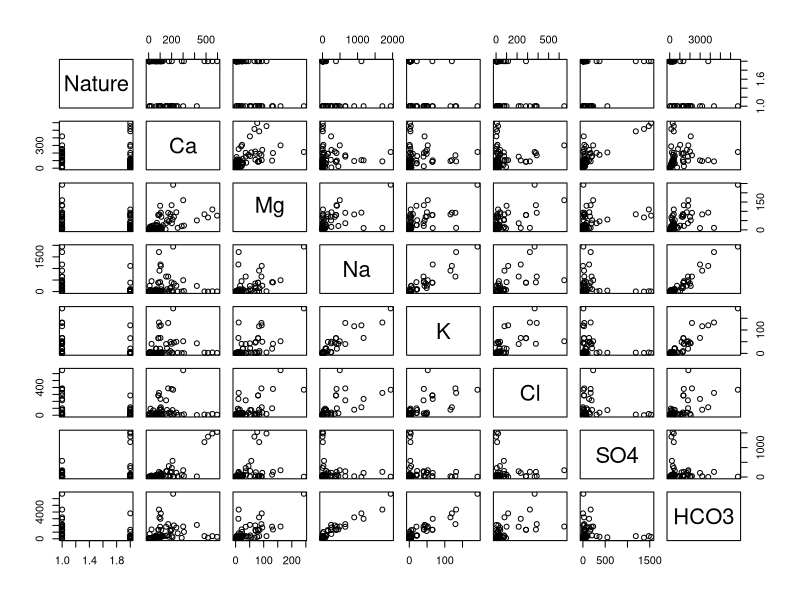
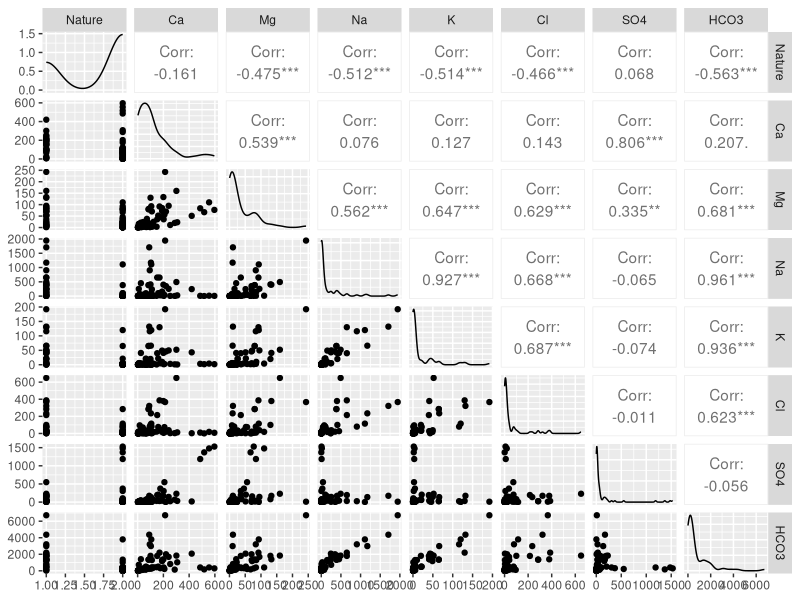
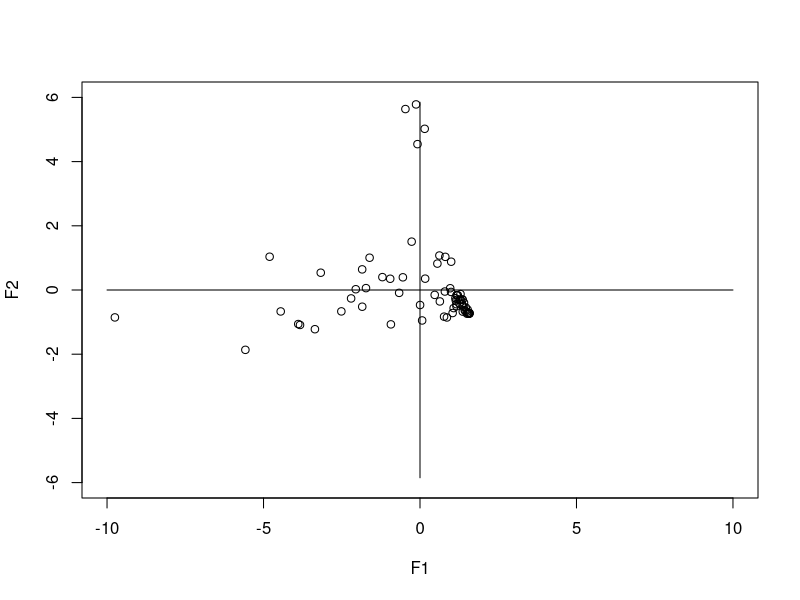
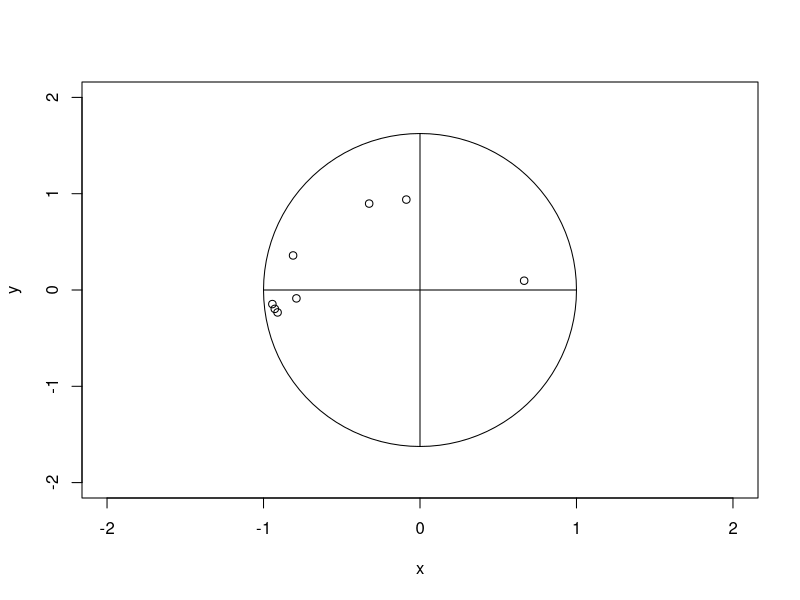

The R script that drew these images, in order:
library(dplyr)
library(GGally)
library(plotrix)

#######################################
# UTILS
#######################################
# Nombre de données manquantes par variable
missingDataPerVariable <- function(datatset){
  for (i in 1:ncol(datatset)) {
    vec <- is.na(datatset[,i])
    count <- sum(vec)
    cat(names(datatset)[i] , " " , count, "\n")
  }
}

#######################################
# Importation du jeu de donnees
#######################################
setwd("C:/Users/Delpl/Desktop/ADD-Project/")
EauxFM <- read.table("EauxFM.txt", header=T, na.string="NA", dec=".", sep='\t')

# Verification de la dimension du jeu de donnees
myDataset.dim = dim(EauxFM) # OK si 95 12

#######################################
# Nettoyage du jeu de donnees
#######################################
# Jeu de données principal (Eaux de France)
France <- subset(EauxFM, Pays == "France")
# Jeu de données supplementaire (Eaux du Maroc)
Maroc <- subset(EauxFM, Pays == "Maroc")

# Lignes ayant des donnees manquantes (NA) en France
FranceLinesWithNA <- which(is.na(France),arr.ind=TRUE)[,1]
FranceNA <- France[FranceLinesWithNA,]

# On affiche le nombre d'individus ayant des donnees manquantes par variable
missingDataPerVariable(FranceNA)

# Il faut retirer les variables NO3 et PH car il y a 30 individus ayant un NA dans ces variables en France

# Jeu de données principal sans le NO3, le PH et le Pays
FranceWithoutNO3PH <- select(France,-c(NO3,PH,Pays))

# On affiche le nombre d'individus ayant des données manquantes par variable
missingDataPerVariable(FranceWithoutNO3PH)

# On a diminue considerablement le nombre d'individus ayant des donnees manquantes

# On retire les derniers individus ayant des donnees manquantes
FranceLinesWithNA <- which(is.na(FranceWithoutNO3PH),arr.ind=TRUE)[,1]
myDataset.CleanFrance <- FranceWithoutNO3PH[-FranceLinesWithNA,]

# On change la variable qualitative en variable quantitative (la Nature)
myDataset.CleanFrance$Nature <- as.numeric(factor(myDataset.CleanFrance$Nature))

# On verifie qu'il n'y a plus d'individus ayant des donnees manquantes
missingDataPerVariable(myDataset.CleanFrance)


#######################################
# Description univariee
#######################################
# Analyse univariee avec la fonction "summary" proposee par R (pas tres interessant)
summary(myDataset.CleanFrance)
  
#######################################
# Description bivariee
#######################################
# Premiere analyse bivariee du dataste avec la fonction "pairs"
pairs(myDataset.CleanFrance[,2:ncol(myDataset.CleanFrance)]) # On retire la première colonne (Nom) elle ne sert à rien ici

# On fait une analyse bivariee du dataset avec "ggpairs" pour avoir plus d'informations qu'avec la fonction "pairs"
ggpairs(myDataset.CleanFrance[,2:ncol(myDataset.CleanFrance)]) # On retire la première colonne (Nom) elle ne sert à rien ici

#######################################
# Description multivariee (ACP)
#######################################
# Retourne la matrice centree-reduite XCR
get_XCR <- function(X){
  return(scale(X, scale=TRUE))
}

# Retourne la matrice diagonale D
get_D <- function(X){
  n <- nrow(X)
  return(diag(n)/(n-1))
}

# Retourne la matrice de variances-covariances S
get_S <- function(X){
  XCR <- get_XCR(X)
  return(t(XCR) %*% get_D(X) %*% XCR)
}

# Retourne les valeurs propres
get_LambdasAndEigenVectors <- function(X){
  eig = eigen(get_S(X))
  
  roundedLambdas = round(eig$values, 10)
  roundedLambdas = roundedLambdas[roundedLambdas != 0]
  
  vectors = eig$vectors[,1:length(roundedLambdas)]
  
  return(list("lambdas" = roundedLambdas, "vectors" = vectors))
}

# Retourne la somme des lambdas
get_SumLambdasValues <- function(X){
  lambdas <- get_LambdasAndEigenVectors(X)$lambdas
  return(sum(lambdas))
}

# Calcul du pourcentage d'inertie total
get_InertiaAxes <- function(X){
  lambdas <- get_LambdasAndEigenVectors(X)$lambdas
  lambdaSum <- get_SumLambdasValues(X)
  lambdaPercentage <- lambdas/lambdaSum
  totalInertia <- 0
  i <- 0
  
  while (totalInertia <= 0.75) {
    totalInertia = totalInertia + lambdaPercentage[i+1]
    i = i+1
  }
  
  return(list("dims" = i, "totalInertia" = totalInertia*100))
}

# Calcul des composantes principales
get_F <- function(X){
  XCR <- get_XCR(X)
  dims <- get_InertiaAxes(X)$dims
  vectors <- get_LambdasAndEigenVectors(X)$vectors
  mainComponents <- list()
  
  for (i in 1:dims) {
    mainComponents[[i]] <- XCR %*% vectors[,i]
  }
  return(mainComponents)
}

# Affichage sous forme de graphique selon F1 et F2
set_graph <- function(X){
  myData <- get_F(X)
  x <- vector()
  y <- vector()
  for (i in 1:length(myData[[1]])) {
    x <- append(x, myData[[1]][i,])
    y <- append(y, myData[[2]][i,])
  }
  print(x)
  print(y)
  plot(x,y, xlab = "F1", ylab = "F2", xlim = c(-10, 10), ylim = c(-6, 6))
  draw.radial.line(-10, 10, center=c(0,0))
  draw.radial.line(-6, 6, center=c(0,0), angle=pi/2)
}

# Calcul des coordonnées sur le cercle des corrélations
get_G <- function(X){
  lambdas <- get_LambdasAndEigenVectors(X)$lambdas
  vectors <- get_LambdasAndEigenVectors(X)$vectors
  dims <- get_InertiaAxes(X)$dims
  coorVar <- list()
  
  for (i in 1:dims) {
    coorVar[[i]] <- sqrt(lambdas[i]) * vectors[,i]
  }
  return(coorVar)
}

# Affichage sur le cercle de corrélations des variables
set_CorCircle <- function(X){
  myData <- get_G(X)
  x <- vector()
  y <- vector()
  for (i in 1:length(myData[[1]])) {
    x <- append(x, myData[[1]][i])
    y <- append(y, myData[[2]][i])
  }
  print(x)
  print(y)
  plot(x, y, xlim = c(-2, 2), ylim = c(-2, 2))
  draw.circle(0,0,1)
  draw.radial.line(-1, 1, center=c(0,0))
  draw.radial.line(-1, 1, center=c(0,0), angle=pi/2)
}



dataSet <- myDataset.CleanFrance[,2:ncol(myDataset.CleanFrance)]
get_XCR(dataSet)
get_D(dataSet)
get_S(dataSet)
get_LambdasAndEigenVectors(dataSet)
get_SumLambdasValues(dataSet)
get_InertiaAxes(dataSet)
get_F(dataSet)
set_graph(dataSet)
get_G(dataSet)
set_CorCircle(dataSet)